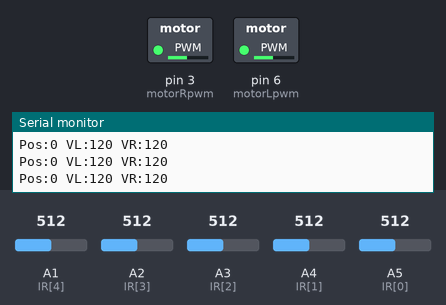
Recording of a sketch running on a simulated Arduino Uno, built with avr-gcc and run on an emulated ATmega328P. Shown: switched loads named in the sketch (green lamp = pin HIGH), the last lines printed to the serial monitor. The inputs (shaded band) are chosen by the test bench; at power-on: A1 (IR[4]) = 512, A4 (IR[1]) = 512, A5 (IR[0]) = 512, A2 (IR[3]) = 512, A3 (IR[2]) = 512.

Above: at 1.2 s.
1.3 s: A1 (IR[4]) set to 582
2.8 s: A1 (IR[4]) set to 598
At 3.4 s:
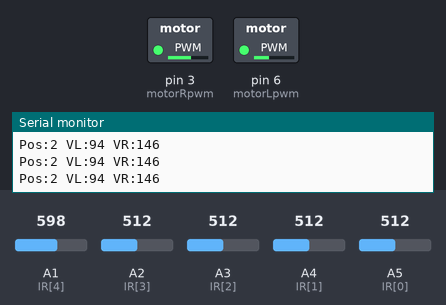
4.3 s: A4 (IR[1]) set to 576
7.3 s: A4 (IR[1]) set to 601
At 7.8 s:
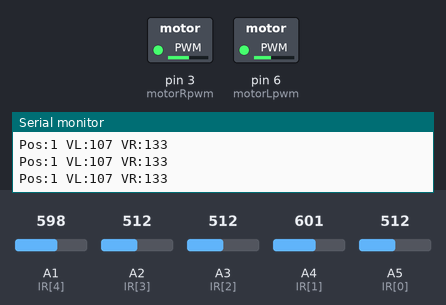
8.8 s: A5 (IR[0]) set to 571
11.8 s: A5 (IR[0]) set to 605
At 12.4 s:
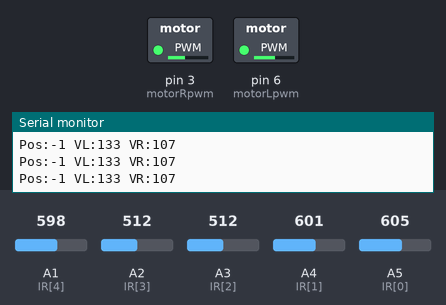
Timing chart, 0 to 14.3 s (numbered marks = the images above; inputs shaded):
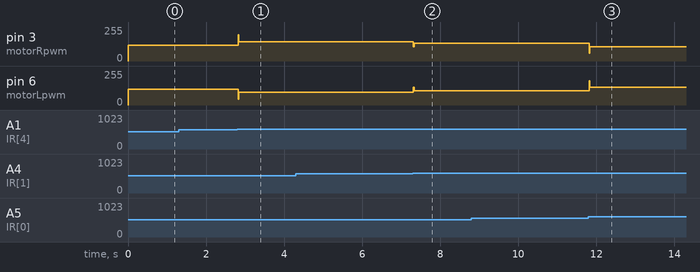

Measured:
- after the input at 2.8 s, pin 3 (motorRpwm): 120/255 → 146/255 at once; pin 6 (motorLpwm): 120/255 → 94/255 at once
- after the input at 7.3 s, pin 3 (motorRpwm): 146/255 → 133/255 at once; pin 6 (motorLpwm): 94/255 → 107/255 at once
- after the input at 11.8 s, pin 3 (motorRpwm): 133/255 → 107/255 at once; pin 6 (motorLpwm): 107/255 → 133/255 at once

The sketch:

dual_purpose_differential_drive.ino
```cpp
// Motor Pins and Sensor Pins
int motorR = 4;
int motorRpwm = 3;
int motorLpwm = 6;
int motorL = 7;
int IR[] = { A5, A4, A3, A2, A1 };
const int trigL = 10, echoL = 9;
const int trigR = 11, echoR = 12;

// Line following error constants
float Kp = 13.0;
float Kd = 25.0;

// Tunnel navigation error constants
float Wd = 0.8;
float Wp = 1.3;

// Yellow DC motors constants if they have varying speed for the same PWM value
int Rd = 0;
int Ld = 0;

// Control Variables
int baseLine = 590;
int baseSpeed = 120;
int lastError = 0;
int last_wallError= 0;

void setup() {
  for (int i=0; i<5; i++) {
    pinMode(IR[i], INPUT);
  }
  Serial.begin(9600);
  pinMode(trigL, OUTPUT);
  pinMode(echoL, INPUT);
  pinMode(trigR, OUTPUT);
  pinMode(echoR, INPUT);
}

void loop() {
  int error = get_error();

  // For debugging error based on sensor position
  Serial.print("Pos:");
  Serial.print(error);
  Serial.print(" ");

  if (error == 100) {
    int distL = getDistance(trigL, echoL);
    int distR = getDistance(trigR, echoR);

    // If no line & no walls detected (distance is 0)
    if (distL == 0 && distR == 0) {
      moveMotors(0, 0);
      return;  // Exit loop until next cycle
    }

    // Tunnel navigation algorithm using PD

    int wallError = distR - distL;
    int net_wallError = wallError - last_wallError;
    int wallAdjust = (wallError * Wp) + (Wd * net_wallError);
    last_wallError = wallError;

    // Individual motor speeds
    int right_turn = (baseSpeed + Rd) - wallAdjust;
    int left_turn = (baseSpeed + Ld) + wallAdjust;

    moveMotors(left_turn, right_turn);
    return;  // Exit loop so we don't run line following algorithm
  }

  // Line following algorithm
  int net_error = error - lastError;
  int turning_Speed = (Kp * error) + (Kd * net_error);
  lastError = error;

  // Individual motor speeds
  int leftSpeed = (baseSpeed + Ld) - turning_Speed;
  int rightSpeed = (baseSpeed + Rd) + turning_Speed;

  moveMotors(leftSpeed, rightSpeed);
}

// Line follower error function
int get_error() {
  int s0 = analogRead(IR[0]) >= baseLine;
  int s1 = analogRead(IR[1]) >= baseLine;
  int s2 = analogRead(IR[2]) >= baseLine;
  int s3 = analogRead(IR[3]) >= baseLine;
  int s4 = analogRead(IR[4]) >= baseLine;

  if (s0 && s1 && s2 && s3 && s4) return 100;  // Absence of blackline

  int sensor_position = s0*-2 + s1*-1 + s2*0 + s3*1 + s4*2;
  return sensor_position;
}

// Ultrasonic distance in cm
int getDistance(int trig, int echo) {
  digitalWrite(trig, LOW);
  delayMicroseconds(2);
  digitalWrite(trig, HIGH);
  delayMicroseconds(10);
  digitalWrite(trig, LOW);

  long duration = pulseIn(echo, HIGH, 20000);
  float distance = (duration * 0.034) / 2;

  Serial.print("d: ");
  Serial.print(distance);
  Serial.print(" ");

  if (duration == 0) return 0.00;
  return distance;
}

// Motor speeds function
void moveMotors(int leftSpeed, int rightSpeed) {
  leftSpeed = constrain(leftSpeed, 0, 255);
  rightSpeed = constrain(rightSpeed, 0, 255);

  digitalWrite(motorL, 0);
  analogWrite(motorLpwm, leftSpeed);
  digitalWrite(motorR, 0);
  analogWrite(motorRpwm, rightSpeed);

  //Debugging individual motor speed
  Serial.print("VL:");
  Serial.print(leftSpeed);
  Serial.print(" ");
  Serial.print("VR:");
  Serial.println(rightSpeed);
}


// Created by members of Intro to Engineering, Team Volts @ Ashesi University, C2029
```
